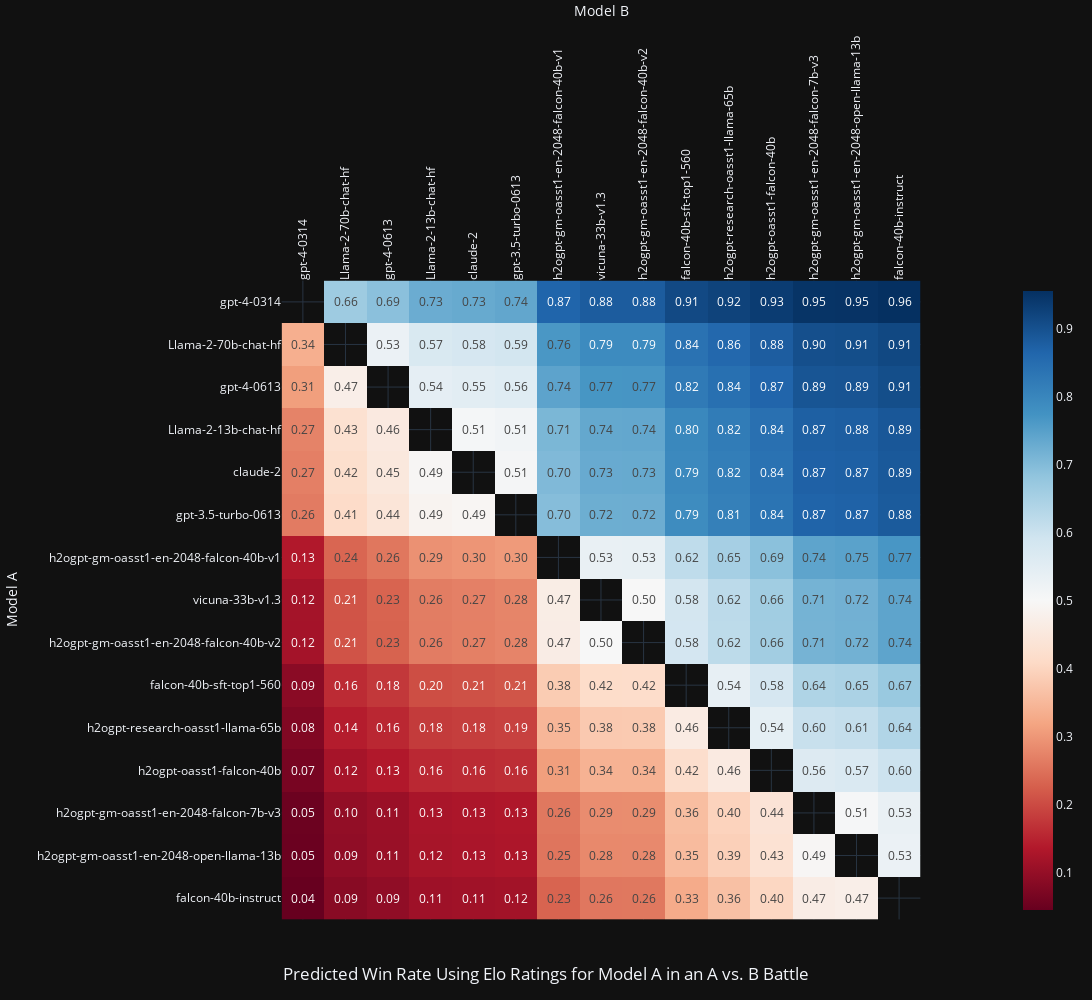

The cell this chart's notebook holds for it:
### Code cell
ordered_models = win_rate.mean(axis=1).sort_values(ascending=False).index

fig = px.imshow(
    win_rate.loc[ordered_models, ordered_models],
    color_continuous_scale="RdBu",
    text_auto=".2f",
    title="Predicted Win Rate Using Elo Ratings for Model A in an A vs. B Battle",
    height=1000,
    width=1200,
)
fig.update_layout(
    xaxis_title="Model B",
    yaxis_title="Model A",
    xaxis_side="top",
    title_y=0.02,
    title_x=0.5,
)
fig.update_xaxes(tickangle=-90)
fig.update_traces(
    hovertemplate="Model A: %{y}<br>Model B: %{x}<br>Win Rate: %{z}<extra></extra>"
)
display(fig)

### Figure 1 — Plotly figure (JSON) as saved in the notebook; plotly's stock layout.template omitted (floating-point values rounded to 4 significant figures; data arrays with more than 128 entries replaced by an {"elided": "..."} marker saying what was removed)
{"data": [{"coloraxis": "coloraxis", "name": "0", "texttemplate": "%{z:.2f}", "x": ["gpt-4-0314", "Llama-2-70b-chat-hf", "gpt-4-0613", "Llama-2-13b-chat-hf", "claude-2", "gpt-3.5-turbo-0613", "h2ogpt-gm-oasst1-en-2048-falcon-40b-v1", "vicuna-33b-v1.3", "h2ogpt-gm-oasst1-en-2048-falcon-40b-v2", "falcon-40b-sft-top1-560", "h2ogpt-research-oasst1-llama-65b", "h2ogpt-oasst1-falcon-40b", "h2ogpt-gm-oasst1-en-2048-falcon-7b-v3", "h2ogpt-gm-oasst1-en-2048-open-llama-13b", "falcon-40b-instruct"], "y": ["gpt-4-0314", "Llama-2-70b-chat-hf", "gpt-4-0613", "Llama-2-13b-chat-hf", "claude-2", "gpt-3.5-turbo-0613", "h2ogpt-gm-oasst1-en-2048-falcon-40b-v1", "vicuna-33b-v1.3", "h2ogpt-gm-oasst1-en-2048-falcon-40b-v2", "falcon-40b-sft-top1-560", "h2ogpt-research-oasst1-llama-65b", "h2ogpt-oasst1-falcon-40b", "h2ogpt-gm-oasst1-en-2048-falcon-7b-v3", "h2ogpt-gm-oasst1-en-2048-open-llama-13b", "falcon-40b-instruct"], "z": {"elided": "15x15 float values"}, "type": "heatmap", "xaxis": "x", "yaxis": "y", "hovertemplate": "Model A: %{y}<br>Model B: %{x}<br>Win Rate: %{z}<extra></extra>"}], "layout": {"xaxis": {"anchor": "y", "domain": [0.0, 1.0], "scaleanchor": "y", "constrain": "domain", "title": {"text": "Model B"}, "side": "top", "tickangle": -90}, "yaxis": {"anchor": "x", "domain": [0.0, 1.0], "autorange": "reversed", "constrain": "domain", "title": {"text": "Model A"}}, "coloraxis": {"colorscale": [[0.0, "rgb(103,0,31)"], [0.1, "rgb(178,24,43)"], [0.2, "rgb(214,96,77)"], [0.3, "rgb(244,165,130)"], [0.4, "rgb(253,219,199)"], [0.5, "rgb(247,247,247)"], [0.6, "rgb(209,229,240)"], [0.7, "rgb(146,197,222)"], [0.8, "rgb(67,147,195)"], [0.9, "rgb(33,102,172)"], [1.0, "rgb(5,48,97)"]]}, "title": {"text": "Predicted Win Rate Using Elo Ratings for Model A in an A vs. B Battle", "y": 0.02, "x": 0.5}, "height": 1000, "width": 1200}}
